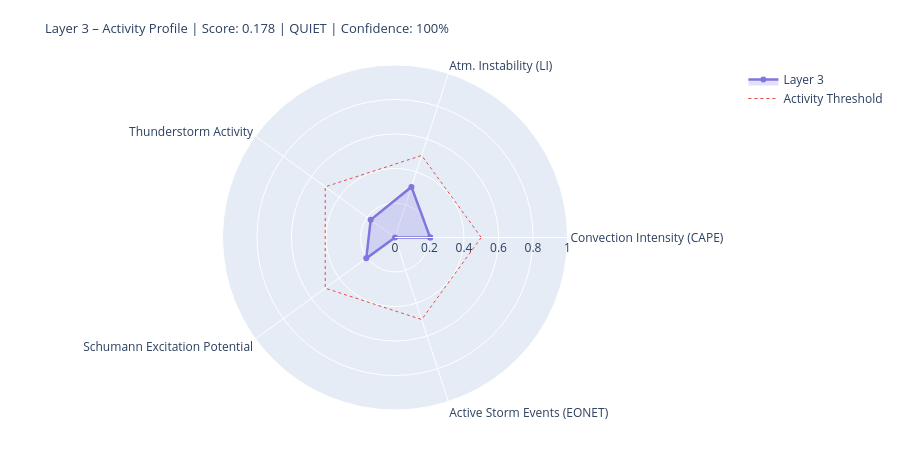

The notebook cell saved with this chart:
### Markdown cell above
---
## 4. State Assessment & Handoff to Layer 4/5

### Code cell
# ============================================================
# LAYER-3-SCORE
# Five dynamic components
# ============================================================

def norm(v, lo, hi):
    if v is None or (isinstance(v, float) and math.isnan(v)): return None
    return round(max(0.0, min(1.0, (v - lo) / (hi - lo))), 4)

# --- 1) Convection intensity (global CAPE mean) ---
cape_mean = df_atm['cape'].dropna().mean() if not df_atm.empty else None
conv_score = norm(cape_mean, 0, 3000)
conv_src   = 'primary' if cape_mean is not None else 'missing'

# --- 2) Atmospheric instability (LI mean) ---
li_mean   = df_atm['li'].dropna().mean() if not df_atm.empty else None
# Negative LI = unstable → higher score
instab_score = norm(-li_mean if li_mean is not None else None, -6, 6)
instab_src   = 'primary' if li_mean is not None else 'missing'

# --- 3) Thunderstorm activity (mean thunder score + WMO count) ---
thunder_mean = df_atm['thunder_score'].mean() if not df_atm.empty else None
n_thunder    = int(df_atm['thunderstorm'].sum()) if not df_atm.empty else 0
thunder_score_val = norm(
    (thunder_mean or 0) * 0.7 + n_thunder * 0.1, 0, 1.0
) if thunder_mean is not None else None
thunder_src = 'primary'

# --- 4) Schumann excitation potential (weighted Schumann contribution) ---
schumann_pot = df_atm['schumann_contribution'].mean() if not df_atm.empty else None
# Boosted by Layer-2 thunderstorm trigger
if schumann_pot is not None and l2_thunder:
    schumann_pot = min(1.0, schumann_pot * 1.2)
schumann_score = norm(schumann_pot, 0, 1.0) if schumann_pot is not None else None
schumann_src   = 'derived'

# --- 5) Storm activity (NASA EONET) ---
# Distinction: None = data not loaded, 0.0 = loaded but no events
storm_score = None
storm_src   = 'missing'
if raw.get('storms') is not None:          # API reached successfully
    storm_score = norm(len(storm_events), 0, 30) if storm_events else 0.0
    storm_src   = 'primary'

# X-Ray and Kp: context only, not in dynamic score
# (X-Ray = Layer-0/4 driver; Kp = geomagnetic index, not a lightning proxy)
xray_context = None
if raw.get('xray'):
    df_xc = pd.DataFrame(raw['xray'])
    fc = next((c for c in df_xc.columns
               if any(k in c.lower() for k in ['flux','long']) and 'time' not in c.lower()),
              df_xc.columns[1])
    df_xc[fc] = pd.to_numeric(df_xc[fc], errors='coerce')
    xray_last = df_xc[fc].dropna().iloc[-1] if not df_xc[fc].dropna().empty else None
    if xray_last:
        xray_class = ('X' if xray_last>=1e-4 else 'M' if xray_last>=1e-5
                      else 'C' if xray_last>=1e-6 else 'B')
        xray_context = {'flux': float(xray_last), 'class': xray_class}
        print(f'X-Ray context: {xray_class}-class ({xray_last:.2e} W/m²)')

# --- Aggregate ---
COMPONENTS = {
    'Convection Intensity (CAPE)':  {'score': conv_score,       'source': conv_src,    'dynamic': True},
    'Atm. Instability (LI)':         {'score': instab_score,     'source': instab_src,  'dynamic': True},
    'Thunderstorm Activity':              {'score': thunder_score_val, 'source': thunder_src, 'dynamic': True},
    'Schumann Excitation Potential':   {'score': schumann_score,   'source': schumann_src,'dynamic': True},
    'Active Storm Events (EONET)': {'score': storm_score,      'source': storm_src,   'dynamic': True},
}

available   = {k: v['score'] for k, v in COMPONENTS.items() if v['score'] is not None}
unavailable = [k for k, v in COMPONENTS.items() if v['score'] is None]
layer3_score = round(sum(available.values()) / len(available), 4) if available else None
confidence   = round(len(available) / len(COMPONENTS), 2)
level = ('unknown' if layer3_score is None
         else 'quiet'   if layer3_score < 0.3
         else 'moderate' if layer3_score < 0.6
         else 'active')
dominant_l3 = max(available, key=available.get) if available else 'none'

# --- Ausgabe ---
W = 68
print('=' * W)
print('LAYER 3 – ATMOSPHERE / WEATHER / THUNDERSTORMS – STATE ASSESSMENT')
print('=' * W)
for name, comp in COMPONENTS.items():
    s = comp['score']
    if s is not None:
        bar = '█' * int(s * 20) + '░' * (20 - int(s * 20))
        print(f'  {name:<36} {bar}  {s:.3f}  [{comp["source"]}]')
    else:
        print(f'  {name:<36} {"─" * 20}  n/a   [missing]')
print('-' * W)
print(f'  Score:        {layer3_score:.3f}  ({len(available)}/{len(COMPONENTS)} components)')
print(f'  Confidence:   {confidence:.0%}')
print(f'  Level:        {level.upper()}')
print(f'  Dominant:     {dominant_l3}')
print(f'  CAPE mean:    {cape_mean:.0f} J/kg' if cape_mean else '  CAPE mean:    n/a')
print(f'  LI mean:      {li_mean:.1f} K' if li_mean is not None else '  LI mean:      n/a')
print(f'  Thunderstorms:{n_thunder} points (WMO)  +  {len(storm_events)} NASA EONET')
print('=' * W)

# Radar
cats   = list(available.keys())
vals_r = list(available.values())
if len(cats) >= 3:
    fig = go.Figure()
    fig.add_trace(go.Scatterpolar(
        r=vals_r + [vals_r[0]], theta=cats + [cats[0]],
        fill='toself', fillcolor='rgba(127,119,221,0.22)',
        line=dict(color='#7F77DD', width=2.5), name='Layer 3'
    ))
    fig.add_trace(go.Scatterpolar(
        r=[0.5] * (len(cats)+1), theta=cats + [cats[0]],
        line=dict(color='#E24B4A', dash='dot', width=1),
        mode='lines', name='Activity Threshold'
    ))
    fig.update_layout(
        title=dict(
            text=f'Layer 3 – Activity Profile | Score: {layer3_score:.3f} | {level.upper()} | Confidence: {confidence:.0%}',
            font=dict(size=13)
        ),
        polar=dict(radialaxis=dict(visible=True, range=[0, 1])),
        height=450, showlegend=True,
        margin=dict(l=60, r=60, t=65, b=40)
    )
    fig.show()

### Figure 1 — Plotly figure (JSON) as saved in the notebook; plotly's stock layout.template omitted (floating-point values rounded to 4 significant figures)
{"data": [{"fill": "toself", "fillcolor": "rgba(127,119,221,0.22)", "line": {"color": "#7F77DD", "width": 2.5}, "name": "Layer 3", "r": [0.204, 0.3083, 0.1742, 0.2058, 0.0, 0.204], "theta": ["Convection Intensity (CAPE)", "Atm. Instability (LI)", "Thunderstorm Activity", "Schumann Excitation Potential", "Active Storm Events (EONET)", "Convection Intensity (CAPE)"], "type": "scatterpolar"}, {"line": {"color": "#E24B4A", "dash": "dot", "width": 1}, "mode": "lines", "name": "Activity Threshold", "r": [0.5, 0.5, 0.5, 0.5, 0.5, 0.5], "theta": ["Convection Intensity (CAPE)", "Atm. Instability (LI)", "Thunderstorm Activity", "Schumann Excitation Potential", "Active Storm Events (EONET)", "Convection Intensity (CAPE)"], "type": "scatterpolar"}], "layout": {"height": 450, "margin": {"b": 40, "l": 60, "r": 60, "t": 65}, "polar": {"radialaxis": {"range": [0, 1], "visible": true}}, "showlegend": true, "title": {"font": {"size": 13}, "text": "Layer 3 – Activity Profile | Score: 0.178 | QUIET | Confidence: 100%"}}}
